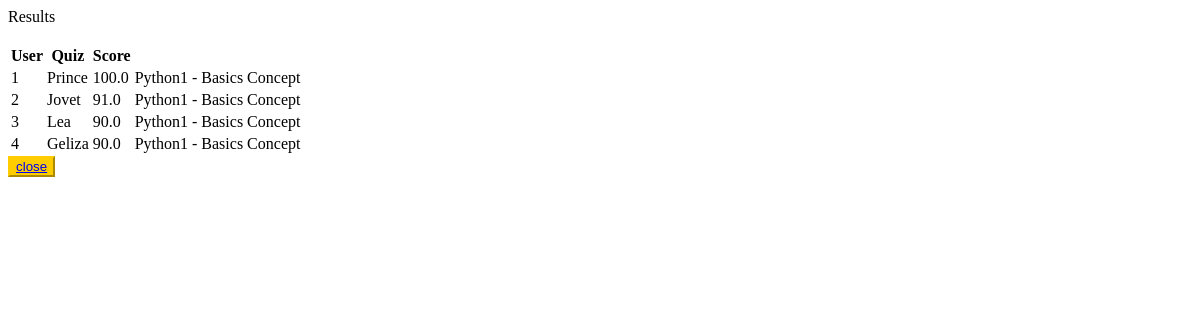
/results/ (signed in), run on an earlier commit of the app's database.
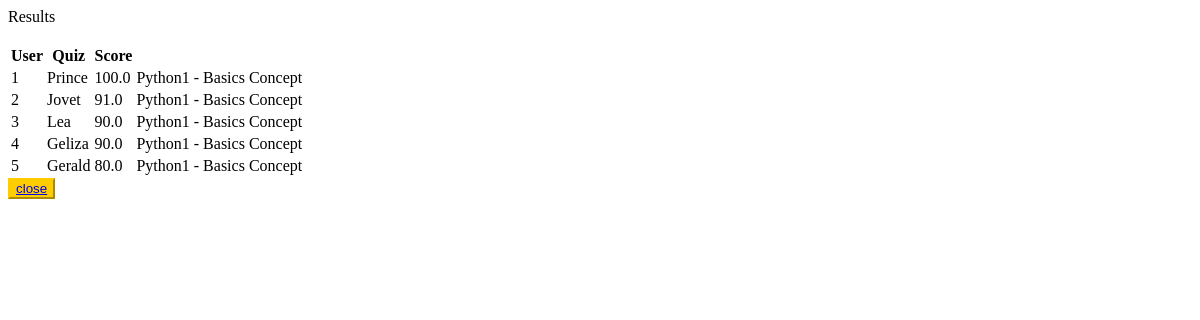
And on a later commit of the database.
### results/models.py (models this page shows, shortened)
class Result(models.Model):
	quiz = models.ForeignKey(Quiz, on_delete=models.CASCADE)
	user = models.ForeignKey(User, on_delete=models.CASCADE)
	score = models.FloatField()

### quizez/models.py (models this page shows, shortened)
class Quiz(models.Model):
    name = models.CharField(max_length=200)
    topic = models.CharField(max_length=200)
    number_of_questions = models.IntegerField()
    time = models.IntegerField(help_text="Duration of quiz in minutes")
    required_score_to_pass = models.IntegerField(
        help_text="Required Score to pass")
    difficulty = models.CharField(
        max_length=12, choices=DIFF_CHOICES, default="Select")
    def __str__(self):
        return f"{self.name} - {self.topic}"
    class Meta:
        verbose_name_plural = 'Quizes'

### quizez/views.py (the view)
# urls.py: path('results/', views.results, name='results'),
@login_required
def results(request):
    results = Result.objects.all()
    return render(request, "quizez/results.html", {'results': results})

### quizez/templates/quizez/results.html (shortened to what this page needs)
{% block body %}
<div class="container mt-4">
  <br>
  <table class="table">
    <thead>
      <tr>
        <th>User</th>
        <th>Quiz</th>
        <th>Score</th>
      </tr>
    </thead>
    {% for result in results %}
    <tr>
      <td>{{ forloop.counter }}</td>
      <td>{{result.user}}</td>
      <td>{{result.score}}</td>
      <td>{{result.quiz}}</td>
    </tr>
    {% endfor %}
  </table>
  <button style="background-color: #ffcc00; border-color: #ffcc00;"><a href="/main">close</a></button>
</div>
{% endblock %}

What changed in the data, as far as the page shows it:
added Result: user "Gerald", score "80.0", quiz "Python1 - Basics Concept"
